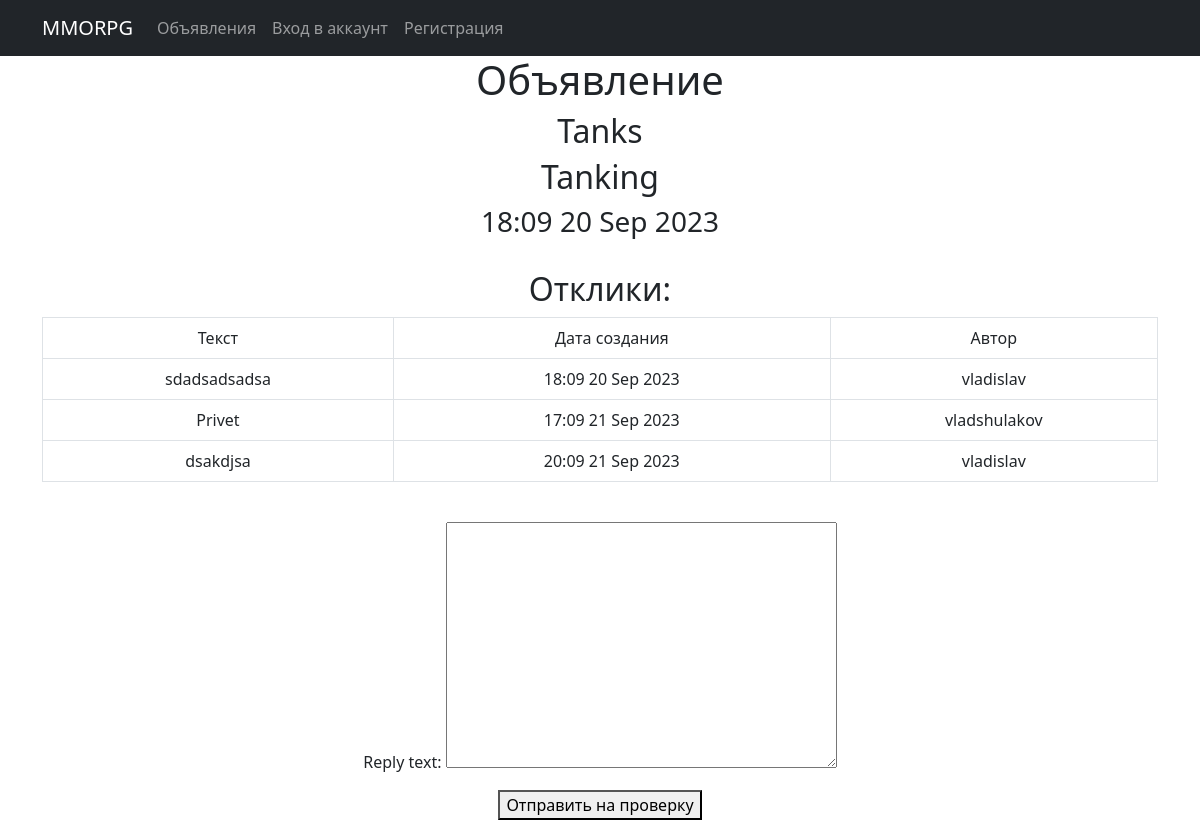
/1, run on an earlier commit of the app's database.
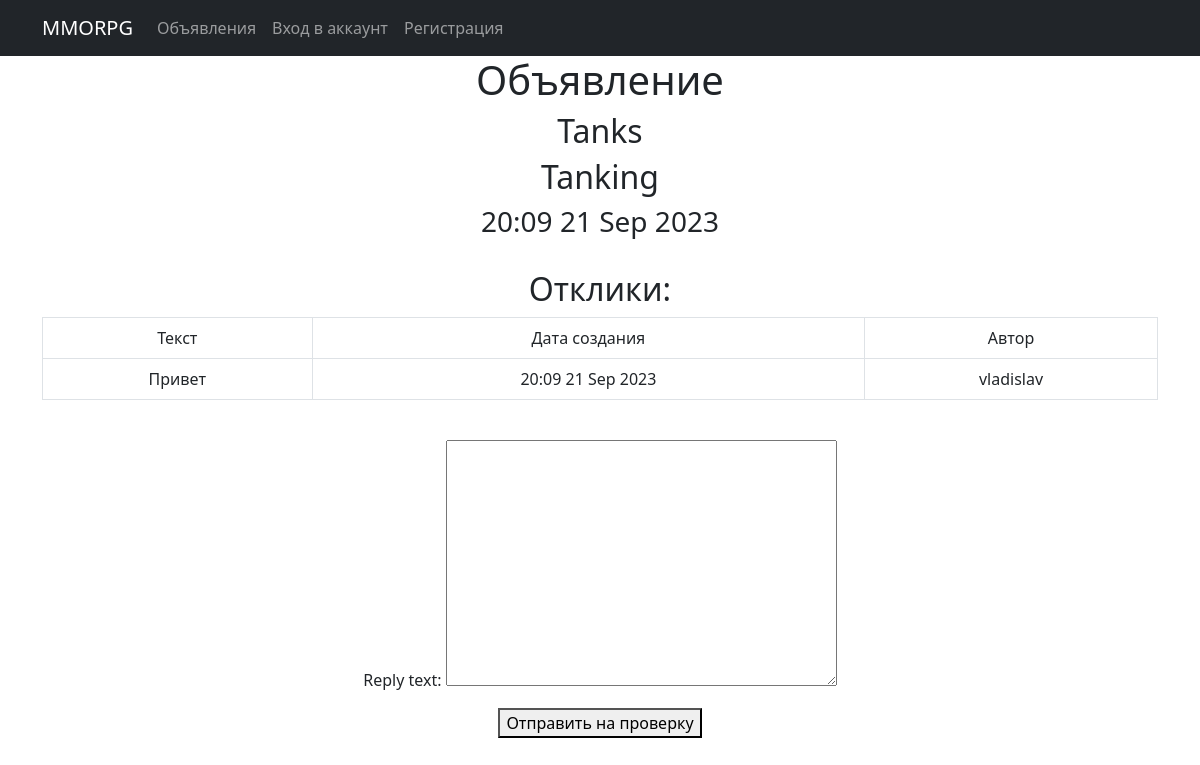
And on a later commit of the database.
### mmo/models.py (models this page shows, shortened)
class Post(models.Model):
    post_title = models.CharField(max_length=255)
    post_text = models.TextField()
    time_create = models.DateTimeField(auto_now_add=True)
    category = models.CharField(max_length=3, choices=CATEGORY, default=tanks)
    user = models.ForeignKey(User, on_delete=models.CASCADE, null=True)
    image = models.ImageField(upload_to='post_images/', null=True, blank=True)
    video_url = models.URLField(null=True, blank=True)

class Reply(models.Model):
    reply_text = models.TextField()
    time_create = models.DateTimeField(auto_now_add=True)
    user = models.ForeignKey(User, on_delete=models.CASCADE, null=True)
    post = models.ForeignKey(Post, on_delete=models.CASCADE, null=True)
    accepted = models.BooleanField(default=False)

### mmo/views.py (the view, shortened to what this page needs)
# urls.py: path('<int:pk>', PostDetail.as_view(), name='post'),
class PostDetail(FormMixin, DetailView):
    model = Post
    template_name = 'post.html'
    form_class = ReplyForm
    context_object_name = 'post'
    def get_context_data(self, **kwargs):
        context = super().get_context_data(**kwargs)
        comments = Reply.objects.filter(accepted=True, post_id=self.kwargs['pk']).order_by('time_create')
        context['comments'] = comments
        return context
    def post(self, request, *args, **kwargs):
        self.object = self.get_object()
        form = self.get_form()
        if form.is_valid():
            reply = form.save(commit=False)
            reply.post = self.object
            reply.user = self.request.user
            reply.send_notification_email()
            reply.save()
            return self.form_valid(form)
        else:
            return self.form_invalid(form)

### mmo/forms.py
class ReplyForm(forms.ModelForm):
    class Meta:
        model = Reply
        fields = [
            'reply_text',
        ]

### templates/post.html (shortened to what this page needs)
{% extends 'flatpages/default.html' %}
{% block content %}
    <h1>Объявление</h1>
    <h2>{{ post.post_title }}</h2>
    <h2>{{ post.post_text }}</h2>
    <h3>{{ post.time_create|date:'H:m d M Y' }}</h3>
    <br>
    <h2>Отклики:</h2>
    {% if comments %}
       <table class="table table-bordered">
           <tr>
               <td>Текст</td>
               <td>Дата создания</td>
               <td>Автор</td>
           </tr>
           {% for r in comments %}
           <tr>
               <td>{{ r.reply_text }}</a></td>
               <td>{{ r.time_create|date:'H:m d M Y' }}</td>
               <td>{{ r.user }}</td>
           </tr>
           {% endfor %}
       </table>
    {% else %}
       <h2>Откликов нет!</h2>
     {% endif %}
    <br>
    <form method="post">
        {{ form.as_p }}
        <button type="submit">Отправить на проверку</button>
    </form>
{% endblock content %}

What changed in the data, as far as the page shows it:
removed Reply: reply_text "sdadsadsadsa", time_create "18:09 20 Sep 2023", user "vladislav"
removed Reply: reply_text "Privet", time_create "17:09 21 Sep 2023", user "vladshulakov"
removed Reply: reply_text "dsakdjsa", time_create "20:09 21 Sep 2023", user "vladislav"
changed Post "Tanks": time_create "18:09 20 Sep 2023" → "20:09 21 Sep 2023"
added Reply: reply_text "Привет", time_create "20:09 21 Sep 2023", user "vladislav"
